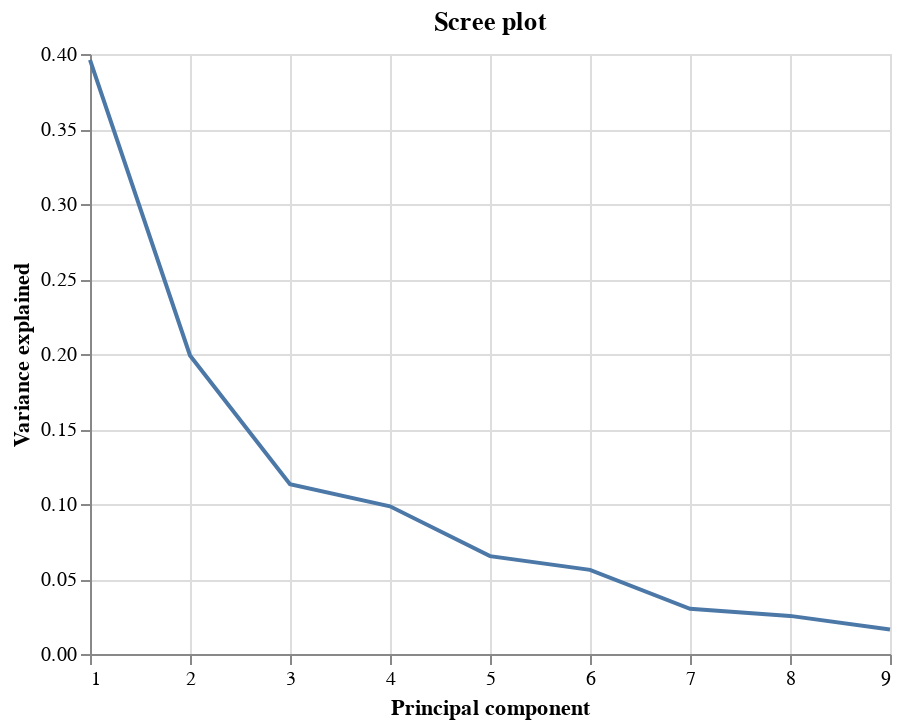

The cell this chart's notebook holds for it:
### Code cell
urbanization_residual_value.get_scree_plot()

### Figure 1 — Vega-Lite specification as saved in the notebook (floating-point values rounded to 4 significant figures)
{"config": {"view": {"continuousWidth": 400, "continuousHeight": 300}}, "data": {"name": "data-692b4c7ac8dc9bf2219edc2721a44349"}, "mark": "line", "encoding": {"x": {"field": "indices", "title": "Principal component", "type": "quantitative"}, "y": {"field": "var_explained", "title": "Variance explained", "type": "quantitative"}}, "title": "Scree plot", "$schema": "https://vega.github.io/schema/vega-lite/v4.17.0.json", "datasets": {"data-692b4c7ac8dc9bf2219edc2721a44349": [{"indices": 1, "var_explained": 0.3961}, {"indices": 2, "var_explained": 0.199}, {"indices": 3, "var_explained": 0.1132}, {"indices": 4, "var_explained": 0.09847}, {"indices": 5, "var_explained": 0.06523}, {"indices": 6, "var_explained": 0.0561}, {"indices": 7, "var_explained": 0.03015}, {"indices": 8, "var_explained": 0.02541}, {"indices": 9, "var_explained": 0.01635}]}}
